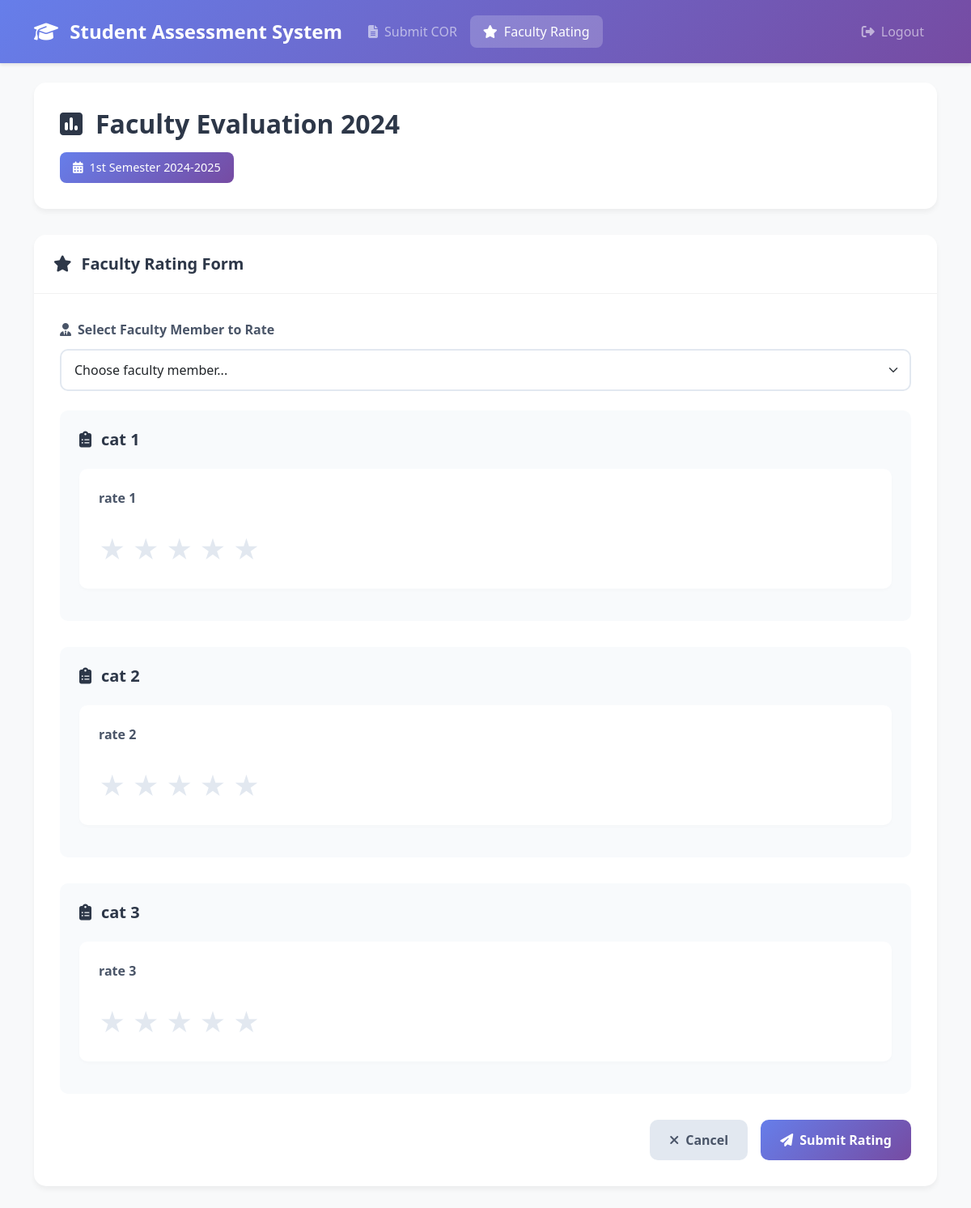
The app's page /student/surveylegit.php?id=11 (signed in) with its own data.
### tables this page shows
CREATE TABLE `surveys` (
  `id` int(11) NOT NULL,
  `title` varchar(255) NOT NULL,
  `description` text DEFAULT NULL,
  `semester_id` int(11) DEFAULT NULL,
  `start_date` date NOT NULL,
  `end_date` date NOT NULL,
  `status` enum('draft','active','closed') DEFAULT 'draft',
  `created_at` timestamp NOT NULL DEFAULT current_timestamp()
);

CREATE TABLE `semesters` (
  `id` int(11) NOT NULL,
  `name` varchar(50) NOT NULL,
  `start_date` date NOT NULL,
  `end_date` date NOT NULL,
  `is_active` tinyint(1) DEFAULT 0,
  `created_at` timestamp NOT NULL DEFAULT current_timestamp()
);

CREATE TABLE `questions` (
  `id` int(11) NOT NULL,
  `survey_id` int(11) DEFAULT NULL,
  `question_text` text NOT NULL,
  `question_type` enum('rating','text') DEFAULT 'rating',
  `category` varchar(100) NOT NULL,
  `order_num` int(11) NOT NULL
);

### config/database.php (called while the page is built, shortened)
<?php
function sanitize($conn, $input) {
    return $conn->real_escape_string($input);
}
function clean($data) {
    return htmlspecialchars($data, ENT_QUOTES, 'UTF-8');
}
?>

### student/surveylegit.php (the view, shortened to what this page needs)
<?php
require_once '../config/database.php';
$survey_id = sanitize($conn, $_GET['id']);
$user_id = $_SESSION['user_id'];
$stmt = $conn->prepare("SELECT * FROM students WHERE user_id = ?");
$stmt->bind_param("i", $user_id);
$stmt->execute();
$student = $stmt->get_result()->fetch_assoc();
$stmt = $conn->prepare("
    SELECT s.*, sem.name as semester_name
    FROM surveys s
    JOIN semesters sem ON s.semester_id = sem.id
    WHERE s.id = ? AND s.status = 'active'
");
$stmt->bind_param("i", $survey_id);
$stmt->execute();
$survey = $stmt->get_result()->fetch_assoc();
$stmt = $conn->prepare("SELECT * FROM questions WHERE survey_id = ? ORDER BY order_num");
$stmt->bind_param("i", $survey_id);
$stmt->execute();
$questions = $stmt->get_result()->fetch_all(MYSQLI_ASSOC);
$stmt = $conn->prepare("
    SELECT * FROM faculty
    WHERE status = 'active'
    AND id NOT IN (
        SELECT faculty_id
        FROM responses
        WHERE survey_id = ? AND student_id = ?
    )
    ORDER BY last_name, first_name
");
$stmt->bind_param("ii", $survey_id, $student['id']);
$stmt->execute();
$faculty_members = $stmt->get_result()->fetch_all(MYSQLI_ASSOC);
?>
<!DOCTYPE html>
<html lang="en">
<head>
    <link href="https://cdn.jsdelivr.net/npm/bootstrap@5.3.2/dist/css/bootstrap.min.css" rel="stylesheet">
    <link href="https://cdnjs.cloudflare.com/ajax/libs/font-awesome/6.4.2/css/all.min.css" rel="stylesheet">
</head>
<body>
    <nav class="navbar navbar-expand-lg navbar-dark">
        <div class="container">
            <a class="navbar-brand" href="../index.php">
                <i class="fas fa-graduation-cap me-2"></i>
                Student Assessment System
            </a>
            <div class="collapse navbar-collapse" id="navbarNav">
                <ul class="navbar-nav">
                    <li class="nav-item">
                        <a class="nav-link" href="cor.php">
                            <i class="fas fa-file-alt me-2"></i>Submit COR
                        </a>
                    </li>
                    <li class="nav-item">
                        <a class="nav-link active" href="surveys.php">
                            <i class="fas fa-star me-2"></i>Faculty Rating
                        </a>
                    </li>
                </ul>
                <ul class="navbar-nav ms-auto">
                    <li class="nav-item">
                        <a class="nav-link" href="../logout.php">
                            <i class="fas fa-sign-out-alt me-2"></i>Logout
                        </a>
                    </li>
                </ul>
            </div>
        </div>
    </nav>
    <div class="container py-4">
        <div class="page-header">
            <h2 class="page-title">
                <i class="fas fa-poll"></i>
                <?php echo clean($survey['title']); ?>
            </h2>
            <div class="semester-badge">
                <i class="fas fa-calendar-alt"></i>
                <?php echo clean($survey['semester_name']); ?>
            </div>
        </div>
        <?php if (empty($faculty_members)): ?>
            <?php
            $stmt = $conn->prepare("SELECT COUNT(*) as count FROM faculty WHERE status = 'active'");
            $stmt->execute();
            $result = $stmt->get_result()->fetch_assoc();
            $total_faculty = $result['count'];
            if ($total_faculty === 0): ?>
                <div class="alert alert-warning">
                    <h4 class="alert-heading">
                        <i class="fas fa-exclamation-triangle me-2"></i>
                        No Faculty Available
                    </h4>
                    <p>There are currently no faculty members available for rating. Please contact the administrator.</p>
                    <hr>
                    <p class="mb-0">
                        <a href="surveys.php" class="btn btn-primary">
                            <i class="fas fa-arrow-left me-2"></i>Back to Surveys
                        </a>
                    </p>
                </div>
            <?php else: ?>
                <div class="alert alert-info">
                    <h4 class="alert-heading">
                        <i class="fas fa-check-circle me-2"></i>
                        All Done!
                    </h4>
                    <p>You have completed rating all faculty members for this survey.</p>
                    <hr>
                    <p class="mb-0">
                        <a href="surveys.php" class="btn btn-primary">
                            <i class="fas fa-arrow-left me-2"></i>Back to Surveys
                        </a>
                    </p>
                </div>
            <?php endif; ?>
        <?php else: ?>
            <div class="card">
                <div class="card-header">
                    <h5 class="card-title">
                        <i class="fas fa-star"></i>
                        Faculty Rating Form
                    </h5>
                </div>
                <div class="card-body">
                    <form method="POST" action="">
                        <div class="mb-4">
                            <label for="faculty_id" class="form-label">
                                <i class="fas fa-user-tie me-2"></i>Select Faculty Member to Rate
                            </label>
                            <select class="form-select" id="faculty_id" name="faculty_id" required>
                                <option value="">Choose faculty member...</option>
                            </select>
                        </div>
                        <?php
                        $current_category = '';
                        foreach ($questions as $question):
                            if ($question['category'] !== $current_category):
                                if ($current_category !== '') echo '</div>';
                                $current_category = $question['category'];
                        ?>
                            <div class="question-category">
                                <h5>
                                    <i class="fas fa-clipboard-list"></i>
                                    <?php echo clean($question['category']); ?>
                                </h5>
                        <?php endif; ?>
                            <div class="question-item">
                                <label class="form-label"><?php echo clean($question['question_text']); ?></label>
                                <?php if ($question['question_type'] === 'rating'): ?>
                                    <div class="rating-group">
                                        <?php for ($i = 5; $i >= 1; $i--): ?>
                                            <label for="rating<?php echo $question['id']; ?>-<?php echo $i; ?>">★</label>
                                        <?php endfor; ?>
                                    </div>
                                <?php endif; ?>
                            </div>
                        <?php endforeach; ?>
                        </div>
                        <div class="form-actions">
                            <a href="surveys.php" class="btn btn-secondary">
                                <i class="fas fa-times me-2"></i>Cancel
                            </a>
                            <button type="submit" class="btn btn-primary">
                                <i class="fas fa-paper-plane me-2"></i>Submit Rating
                            </button>
                        </div>
                    </form>
                </div>
            </div>
        <?php endif; ?>
    </div>
</body>
</html>

### student/surveylegit.php (style rules this page uses)
:root { --primary-gradient: linear-gradient(135deg, #667eea 0%, #764ba2 100%); --hover-gradient: linear-gradient(135deg, #764ba2 0%, #667eea 100%); }
body { background: #f8f9fa; min-height: 100vh; }
.navbar { background: var(--primary-gradient) !important; padding: 1rem; box-shadow: 0 2px 4px rgba(0,0,0,0.1); }
.navbar-brand { font-weight: 700; font-size: 1.5rem; }
.nav-link { font-weight: 500; padding: 0.5rem 1rem !important; border-radius: 8px; transition: all 0.3s ease; }
.nav-link.active { background: rgba(255,255,255,0.2); }
.page-header { background: white; border-radius: 15px; padding: 2rem; margin-bottom: 2rem; box-shadow: 0 4px 6px rgba(0,0,0,0.05); }
.page-title { color: #2d3748; font-weight: 700; margin: 0; display: flex; align-items: center; gap: 1rem; }
.semester-badge { display: inline-flex; align-items: center; gap: 0.5rem; background: var(--primary-gradient); color: white; padding: 0.5rem 1rem; border-radius: 8px; font-size: 0.9rem; margin-top: 1rem; }
.card { border: none; border-radius: 15px; box-shadow: 0 4px 6px rgba(0,0,0,0.05); overflow: hidden; margin-bottom: 2rem; }
.card-header { background: white; border-bottom: 1px solid rgba(0,0,0,0.05); padding: 1.5rem; }
.card-title { color: #2d3748; font-weight: 700; margin: 0; display: flex; align-items: center; gap: 0.75rem; }
.card-body { padding: 2rem; }
.form-label { color: #4a5568; font-weight: 600; margin-bottom: 0.75rem; }
.form-select { border: 2px solid #e2e8f0; border-radius: 10px; padding: 0.75rem 1rem; font-size: 1rem; transition: all 0.3s ease; }
.question-category { background: #f8fafc; border-radius: 10px; padding: 1.5rem; margin-bottom: 2rem; }
.question-category h5 { color: #2d3748; font-weight: 600; margin-bottom: 1.5rem; display: flex; align-items: center; gap: 0.75rem; }
.question-item { background: white; border-radius: 10px; padding: 1.5rem; margin-bottom: 1rem; box-shadow: 0 2px 4px rgba(0,0,0,0.02); }
.rating-group { display: flex; flex-direction: row-reverse; justify-content: flex-end; gap: 0.5rem; margin-top: 1rem; }
.rating-group label { cursor: pointer; font-size: 2rem; color: #e2e8f0; transition: all 0.3s ease; }
.btn { font-weight: 600; padding: 0.8rem 1.5rem; border-radius: 10px; transition: all 0.3s ease; }
.btn-primary { background: var(--primary-gradient); border: none; color: white; }
.btn-secondary { background: #e2e8f0; border: none; color: #4a5568; }
.form-actions { display: flex; justify-content: flex-end; gap: 1rem; margin-top: 2rem; }

### records on screen
surveys: title "Faculty Evaluation 2024", semester.name "1st Semester 2024-2025"
questions: category "cat 1", question_text "rate 1", question_type "rating" (drawn)
questions: category "cat 2", question_text "rate 2", question_type "rating" (drawn)
questions: category "cat 3", question_text "rate 3", question_type "rating" (drawn)
